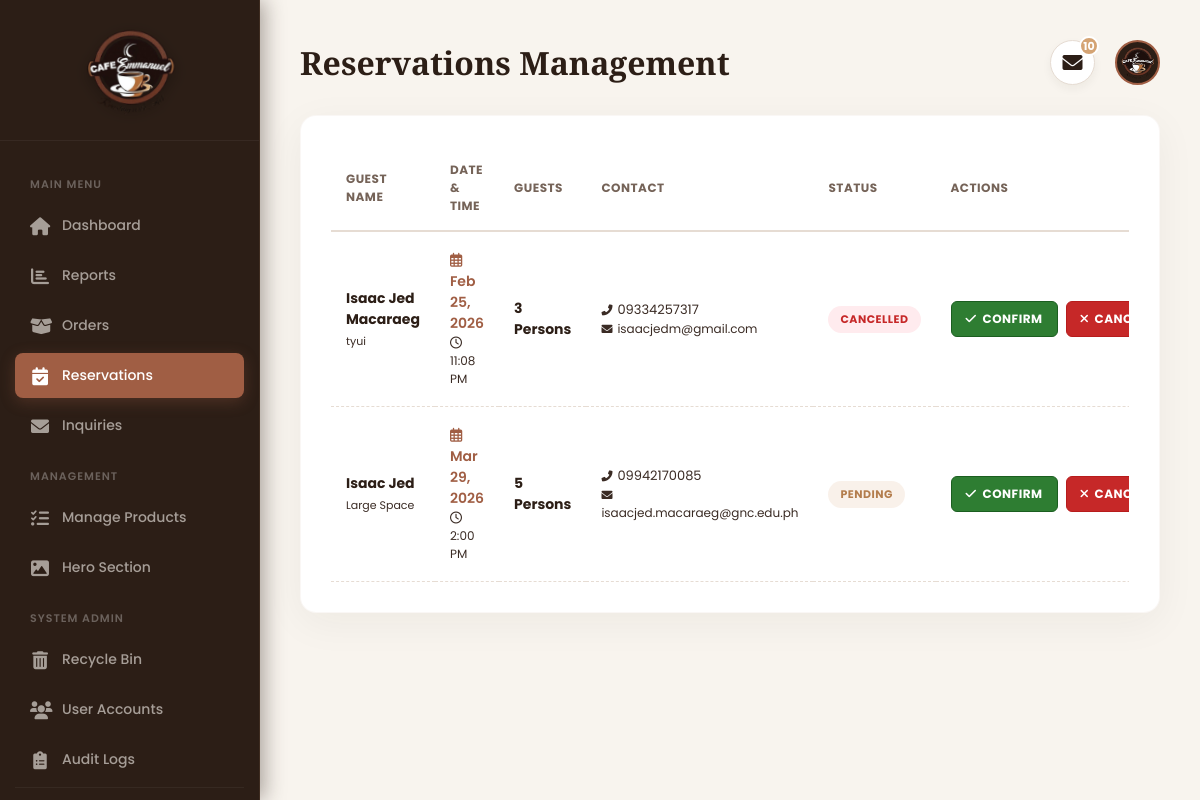
The app's page /admin_reservations.php (signed in) with its own data.
### tables this page shows
CREATE TABLE `reservations` (
  `id` int(11) NOT NULL,
  `user_id` int(10) UNSIGNED NOT NULL,
  `res_name` varchar(100) NOT NULL,
  `res_email` varchar(100) NOT NULL,
  `res_phone` varchar(20) NOT NULL,
  `res_date` date NOT NULL,
  `res_time` time NOT NULL,
  `res_guests` int(11) NOT NULL,
  `res_notes` text DEFAULT NULL,
  `status` enum('pending','confirmed','cancelled','completed') DEFAULT 'pending',
  `created_at` timestamp NOT NULL DEFAULT current_timestamp()
);

### admin_reservations.php (the view, shortened to what this page needs)
<?php
try {
    include 'db_connect.php';
    $local_conn = $conn;
    $unread_inquiries = 0;
    $inquiry_count_result = $local_conn->query("SELECT COUNT(*) as count FROM inquiries WHERE status = 'new'");
    if ($inquiry_count_result) {
        $unread_inquiries = $inquiry_count_result->fetch_assoc()['count'];
    }
    $sql = "SELECT * FROM reservations ORDER BY res_date ASC, res_time ASC";
    $result = $local_conn->query($sql);
} catch (Throwable $e) {
    die("Error initializing page: " . htmlspecialchars($e->getMessage()));
}
?>
<!DOCTYPE html>
<html lang="en">
<head>
    <link rel="stylesheet" href="https://cdnjs.cloudflare.com/ajax/libs/font-awesome/6.4.0/css/all.min.css" />
</head>
<body>
    <?php include 'admin_sidebar.php'; ?>
    <main class="main-content">
        <header class="main-header">
            <h1>Reservations Management</h1>
            <div class="header-icons">
                <div class="icon-container" id="messageIcon">
                    <i class="fas fa-envelope"></i>
                    <?php if($unread_inquiries > 0): ?><span class="header-badge"><?php echo $unread_inquiries; ?></span><?php endif; ?>
                </div>
                <div class="icon-container" id="profileIcon" style="border:none; box-shadow:none; background:transparent;">
                    <img src="Logo_Brand.png" alt="Admin" style="background:var(--secondary);">
                </div>
            </div>
        </header>
        <div class="card">
            <div style="overflow-x: auto;">
                <table>
                    <thead>
                        <tr>
                            <th>Guest Name</th>
                            <th>Date & Time</th>
                            <th>Guests</th>
                            <th>Contact</th>
                            <th>Status</th>
                            <th>Actions</th>
                        </tr>
                    </thead>
                    <tbody>
                        <?php if ($result && $result->num_rows > 0): ?>
                            <?php while($row = $result->fetch_assoc()): ?>
                                <tr>
                                    <td>
                                        <strong style="color:var(--secondary) !important;"><?php echo htmlspecialchars($row['res_name']); ?></strong><br>
                                        <small style="color:#3a2b24; font-size:11px;"><?php echo htmlspecialchars($row['res_notes']); ?></small>
                                    </td>
                                    <td>
                                        <div style="font-weight:600; color:var(--primary) !important;">
                                            <i class="far fa-calendar-alt" style="margin-right:5px;"></i><?php echo date("M d, Y", strtotime($row['res_date'])); ?>
                                        </div>
                                        <div style="font-size:12px; color:#3a2b24;">
                                            <i class="far fa-clock" style="margin-right:5px;"></i><?php echo date("g:i A", strtotime($row['res_time'])); ?>
                                        </div>
                                    </td>
                                    <td><strong style="color:var(--secondary) !important;"><?php echo $row['res_guests']; ?> Persons</strong></td>
                                    <td>
                                        <div style="font-size:13px; color:var(--text-dark) !important;"><i class="fas fa-phone-alt" style="margin-right:5px; font-size:11px;"></i><?php echo htmlspecialchars($row['res_phone']); ?></div>
                                        <div style="font-size:12px; color:#3a2b24;"><i class="fas fa-envelope" style="margin-right:5px; font-size:11px;"></i><?php echo htmlspecialchars($row['res_email']); ?></div>
                                    </td>
                                    <td><span class="status-badge status-<?php echo $row['status']; ?>"><?php echo ucfirst($row['status']); ?></span></td>
                                    <td>
                                        <div class="action-icons">
                                            <a href="?action=confirm&id=<?php echo $row['id']; ?>" class="btn-solid btn-solid-green" title="Confirm"><i class="fas fa-check"></i> Confirm</a>
                                            <a href="?action=cancel&id=<?php echo $row['id']; ?>" class="btn-solid btn-solid-red" title="Cancel" onclick="return confirm('Cancel this reservation?')"><i class="fas fa-times"></i> Cancel</a>
                                        </div>
                                    </td>
                                </tr>
                            <?php endwhile; ?>
                        <?php else: ?>
                            <tr><td colspan="6" style="text-align:center; padding:40px; color:#3a2b24 !important; font-weight:600;">No reservations found.</td></tr>
                        <?php endif; ?>
                    </tbody>
                </table>
            </div>
        </div>
    </main>
</body>
</html>

### admin_reservations.php (style rules this page uses)
:root { --primary: #A05E44; --secondary: #2C1E16; --accent: #D4A373; --bg-main: #F8F4EE; --bg-card: #FFFFFF; --text-dark: #3A2B24; --text-muted: #756358; --border-color: #E6DCD3; --font-heading: 'Playfair Display', serif; --font-body: 'Poppins', sans-serif; --shadow-soft: 0 10px 40px rgba(44, 30, 22, 0.05); }
* { box-sizing: border-box; margin: 0; padding: 0; }
body { font-family: var(--font-body) !important; background-color: var(--bg-main) !important; color: var(--text-dark) !important; display: flex; height: 100vh; overflow: hidden; }
.main-content { flex-grow: 1; margin-left: 260px; width: calc(100% - 260px); height: 100vh; overflow-y: auto; padding: 40px; }
.main-header { display: flex; justify-content: space-between; align-items: center; margin-bottom: 30px; position: relative; z-index: 1000; }
.main-header h1 { font-family: var(--font-heading) !important; font-size: 32px !important; font-weight: 700 !important; color: var(--secondary) !important; }
.header-icons { display: flex; align-items: center; gap: 20px; }
.icon-container { position: relative; cursor: pointer; color: #3a2b24; width: 45px; height: 45px; background: var(--bg-card); border-radius: 50%; display: flex; align-items: center; justify-content: center; border: 1px solid var(--border-color); transition: 0.3s; box-shadow: 0 4px 10px rgba(44, 30, 22, 0.05); }
.icon-container i { font-size: 1.25rem; color: var(--secondary); transition: 0.3s; }
.header-badge { position: absolute; top: -5px; right: -5px; background-color: var(--accent); color: white; border-radius: 50%; width: 20px; height: 20px; font-size: 11px; display: flex; align-items: center; justify-content: center; font-weight: bold; border: 2px solid var(--bg-card); }
.header-icons img { width: 45px; height: 45px; border-radius: 50%; object-fit: cover; border: 2px solid var(--primary); padding: 2px; background: #fff; }
.card { background: var(--bg-card); padding: 30px; border-radius: 16px; box-shadow: var(--shadow-soft); border: 1px solid rgba(160, 94, 68, 0.05); position: relative; z-index: 1; }
table { width: 100%; border-collapse: collapse; }
th { text-align: left !important; padding: 15px !important; font-size: 12px !important; text-transform: uppercase !important; color: #756358 !important; font-weight: 700 !important; border-bottom: 2px solid var(--border-color) !important; letter-spacing: 0.5px !important; }
td { padding: 18px 15px !important; border-bottom: 1px dashed var(--border-color) !important; font-size: 14px !important; vertical-align: middle !important; color: #3A2B24 !important; }
.status-badge { padding: 5px 12px; border-radius: 20px; font-weight: 700; font-size: 11px; display: inline-block; text-transform: uppercase; letter-spacing: 0.5px; }
.status-pending { background: rgba(212, 163, 115, 0.15); color: #B37D4D; }
.status-cancelled { background: #ffebee; color: #c62828; }
.action-icons { display: flex; gap: 8px; }
.btn-solid { padding: 8px 14px !important; border-radius: 6px !important; display: inline-flex !important; align-items: center !important; justify-content: center !important; gap: 6px !important; font-weight: bold !important; font-size: 12px !important; font-family: var(--font-body) !important; text-decoration: none !important; transition: 0.3s !important; cursor: pointer !important; text-transform: uppercase !important; letter-spacing: 0.5px !important; border: none !important; }
.btn-solid-green { background-color: #2e7d32 !important; color: #ffffff !important; border: 1px solid #1b5e20 !important; }
.btn-solid-green i { color: #ffffff !important; }
.btn-solid-red { background-color: #c62828 !important; color: #ffffff !important; border: 1px solid #b71c1c !important; }
.btn-solid-red i { color: #ffffff !important; }

### admin_sidebar.php (style rules this page uses)
:root { --primary: #A05E44; --secondary: #2C1E16; --accent: #D4A373; --sidebar-bg: #2C1E16; --text-light: #F8F4EE; --text-muted: rgba(248, 244, 238, 0.6); --nav-hover-bg: rgba(160, 94, 68, 0.15); --transition: all 0.3s ease; }

### records on screen
reservations: res_name "Isaac Jed Macaraeg", res_notes "tyui", res_date "Feb 25, 2026", res_time "11:08 PM", res_guests "3", res_phone "09334257317", res_email "isaacjedm@gmail.com", status "CANCELLED"
reservations: res_name "Isaac Jed", res_notes "Large Space", res_date "Mar 29, 2026", res_time "2:00 PM", res_guests "5", res_phone "09942170085", res_email "isaacjed.macaraeg@gnc.edu.ph", status "PENDING"

### other values on screen
$unread_inquiries "10"
